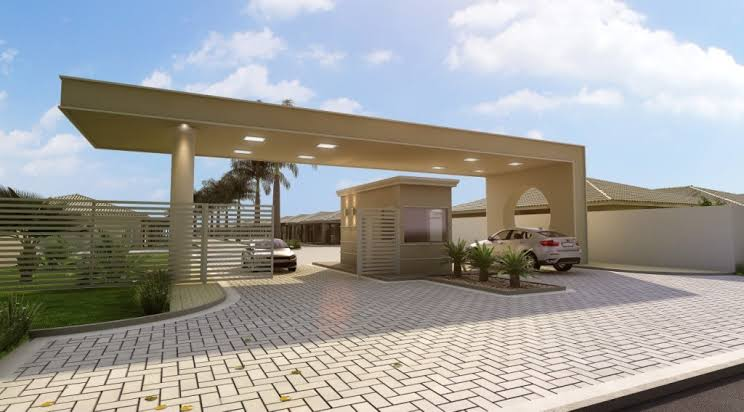
#> input picture Image Analyzer/imagemdeteste.jpg, 744 x 412 px
$ python -i Image_Analyzer.py   (imports and definitions only)   (older library calls are emulated)
#> lines starting #> are read from the running program, lines starting #| are printed output that depends on the picture
#> further down, picture is the input picture: shape (412, 744, 3); mean B, G, R 157.6, 159.9, 160.2
import cv2
import numpy as np
import os


# LIMITES POSSÍVEIS DAS MEDIDAS

# brilho_medio:
# Mínimo: 0
# Máximo: 255

# desvio_brilho:
# Mínimo: 0
# Máximo: 127.5

# blur_score:
# Mínimo: 0
# Máximo: não possui limite fixo
# Quanto maior o blur_score, mais nítida é a imagem.

# noise_score:
# Mínimo: 0
# Máximo: não possui limite fixo
# Quanto maior o noise_score, mais ruído é detectado na imagem.

# dark_pixels_percentage:
# Mínimo: 0%
# Máximo: 100%

# bright_pixels_percentage:
# Mínimo: 0%
# Máximo: 100%

# pixel_distribution:
# Mínimo por nível: 0 pixels
# Máximo por nível: total de pixels da imagem

# pixel_distribution_percentage:
# Mínimo: 0%
# Máximo: 100%


def analisar_frame(imagem):

    if imagem is None:
        raise ValueError(
            "A imagem recebida é inválida."
        )

    cinza = cv2.cvtColor(
        imagem,
        cv2.COLOR_BGR2GRAY
    )
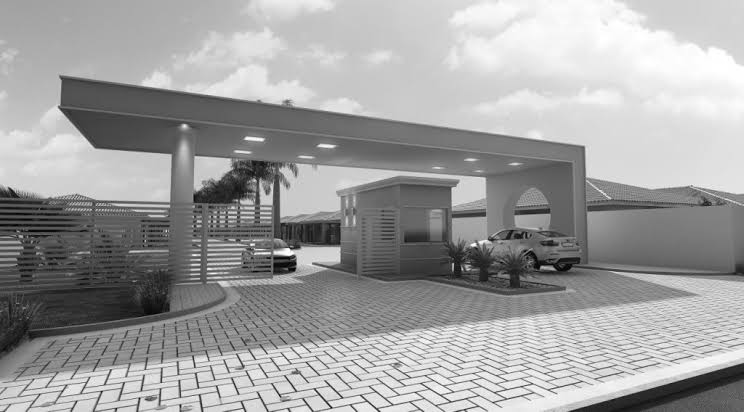
#> cinza: shape (412, 744); min 1, max 255, mean 159.7

    # 1. BRILHO MÉDIO
    brilho_medio = float(np.mean(cinza))
#> brilho_medio = 159.7

    # 2. DESVIO PADRÃO DO BRILHO
    desvio_brilho = float(np.std(cinza))
#> desvio_brilho = 60.69

    # 3. ANÁLISE DE DESFOQUE
    blur_score = float(
        cv2.Laplacian(
            cinza,
            cv2.CV_64F
        ).var()
    )
#> blur_score = 1469.9

    # 4. ANÁLISE DE RUÍDO
    # O ruído é estimado a partir do Laplaciano da imagem. Quanto maior o noise_score, maior a quantidade de variações de alta frequência detectadas na imagem.
    laplaciano = cv2.Laplacian(
        cinza,
        cv2.CV_64F
    )
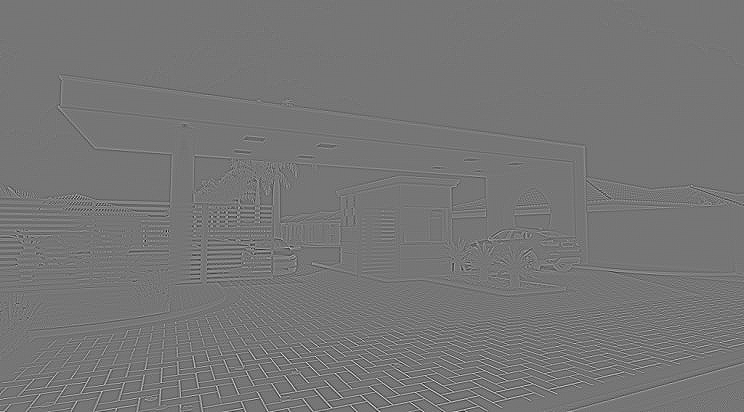
#> laplaciano: shape (412, 744) float64; min -376, max 435, mean 0; drawn with min black and max white
    noise_score = float(
        np.median(
            np.abs(laplaciano)
        )
    )
#> noise_score = 4

    # 5. HISTOGRAMA / DISTRIBUIÇÃO DOS PIXELS
    histograma = cv2.calcHist(
        [cinza],
        [0],
        None,
        [256],
        [0, 256]
    )
#> histograma = 256 values, max 4522 at index 202, min 0 at index 0, mean 1197.4

    # Quantidade de pixels em cada nível de cinza
    distribuicao_pixels = (
        histograma
        .flatten()
        .astype(int)
        .tolist()
    )
#> distribuicao_pixels has the same summary as histograma

    # 6. DISTRIBUIÇÃO PERCENTUAL
    total_pixels = cinza.size
#> total_pixels = 306528

    distribuicao_percentual = [
        round((quantidade / total_pixels) * 100, 4)
        for quantidade in distribuicao_pixels
    ]
#> distribuicao_percentual = 256 values, max 1.48 at index 202, min 0 at index 0, mean 0.391

    # 7. CLASSIFICAÇÃO DA ILUMINAÇÃO
    if brilho_medio < 70:

        illumination = "underexposed"

    elif brilho_medio > 200:

        illumination = "overexposed"

    else:

        illumination = "adequate"

    # 8. PIXELS MUITO ESCUROS
    pixels_escuros = np.sum(cinza < 30)
#> pixels_escuros = 2249

    percentual_escuro = float(
        pixels_escuros /
        total_pixels *
        100
    )
#> percentual_escuro = 0.734

    # 9. PIXELS MUITO CLAROS
    pixels_claros = np.sum(cinza > 225)
#> pixels_claros = 38924

    percentual_claro = float(
        pixels_claros /
        total_pixels *
        100
    )
#> percentual_claro = 12.7

    return {
        "blur_score": blur_score,
        "noise_score": noise_score,
        "illumination": illumination,
        "brightness_mean": brilho_medio,
        "brightness_std": desvio_brilho,
        "dark_pixels_percentage": percentual_escuro,
        "bright_pixels_percentage": percentual_claro,
        "pixel_distribution": distribuicao_pixels,
        "pixel_distribution_percentage":
            distribuicao_percentual
    }


# [39 lines not run here, left out]

>>> import cv2
>>> picture = cv2.imread('imagemdeteste.jpg')
>>> result = analisar_frame(picture)
#> result = 9 items
